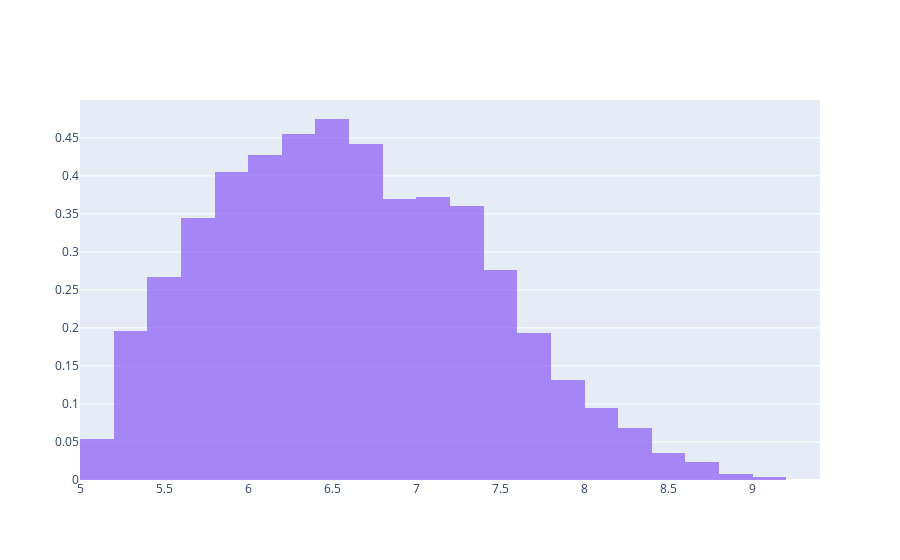

Write notebook code for a chart like this one.
### Markdown cell above
#### Paso 1: Agregar Histograma Normalizado

Se crea un histograma con densidad normalizada (área total = 1) para poder comparar con la curva normal.

---

### Code cell
fig1.add_trace(go.Histogram(
    x=df['score'],
    nbinsx=30,  # 30 barras
    name='Frecuencia',
    marker_color='#8b5cf6',
    opacity=0.7,
    histnorm='probability density'  # Normalizar para densidad de probabilidad
))

### Figure 1 — Plotly figure (JSON) as saved in the notebook; plotly's stock layout.template omitted (floating-point values rounded to 4 significant figures; data arrays with more than 128 entries replaced by an {"elided": "..."} marker saying what was removed)
{"data": [{"histnorm": "probability density", "marker": {"color": "#8b5cf6"}, "name": "Frecuencia", "nbinsx": 30, "opacity": 0.7, "type": "histogram", "x": {"elided": "14997 float values"}}], "layout": {}}
